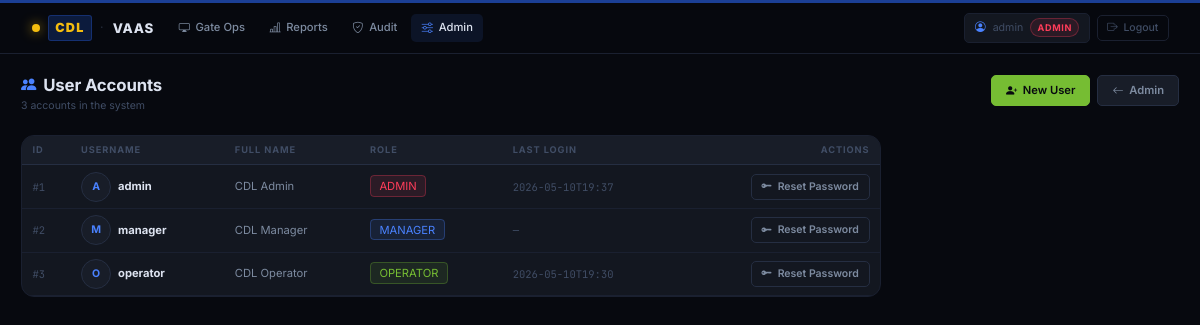
/admin/users (signed in), run on an earlier commit of the app's database.
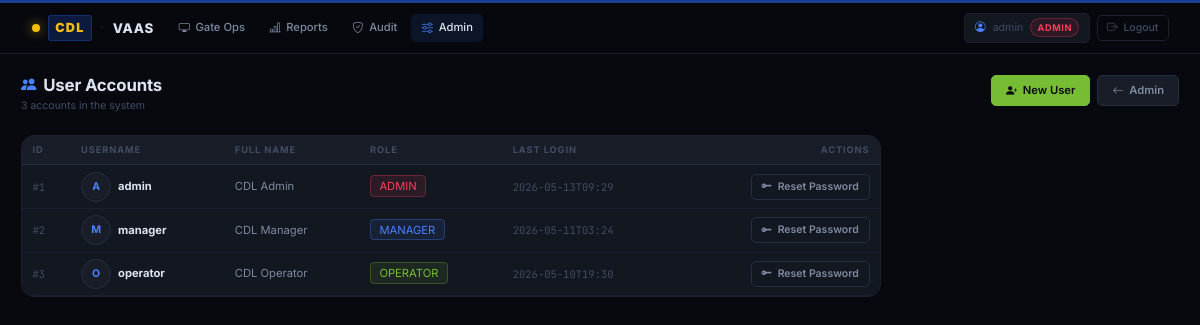
And on a later commit of the database.
### tables this page shows
CREATE TABLE users (
    id            INTEGER PRIMARY KEY AUTOINCREMENT,
    username      TEXT    NOT NULL UNIQUE,
    password_hash TEXT    NOT NULL,
    role          TEXT    NOT NULL DEFAULT 'OPERATOR'
                  CHECK(role IN ('ADMIN','MANAGER','OPERATOR')),
    full_name     TEXT,
    employee_no   TEXT,
    last_login    TEXT
);

### webapp/routes/admin.py (the view)
@admin_bp.route("/users")
@requires_role("ADMIN")
def users():
    rows = g.db.execute(
        "SELECT id, username, full_name, role, last_login FROM users ORDER BY username"
    ).fetchall()
    return render_template("admin/users.html", rows=rows)

### webapp/auth.py (called while the page is built)
def requires_role(*allowed: str):
    def decorator(fn):
        @wraps(fn)
        def wrapper(*args, **kwargs):
            if "user_id" not in session:
                return redirect(url_for("auth.login", next=request.path))
            user_role = session.get("role", "")
            user_rank = ROLE_RANK.get(user_role, 0)
            min_rank = min(ROLE_RANK[r] for r in allowed)
            if user_rank < min_rank:
                return ("Forbidden — role required: " + " or ".join(allowed)), 403
            return fn(*args, **kwargs)
        return wrapper
    return decorator

### webapp/templates/admin/users.html (shortened to what this page needs)
{% extends "base.html" %}
{% block content %}
<div class="page-header">
  <div class="page-header-left">
    <h1 class="page-title"><i class="bi bi-people-fill"></i> User Accounts</h1>
    <p class="page-subtitle">{{ rows|length }} account{{ 's' if rows|length != 1 }} in the system</p>
  </div>
  <div class="page-actions">
    <a class="btn btn-success" href="{{ url_for('admin.new_user') }}">
      <i class="bi bi-person-plus-fill"></i> New User
    </a>
    <a class="btn btn-secondary" href="{{ url_for('admin.home') }}">
      <i class="bi bi-arrow-left"></i> Admin
    </a>
  </div>
</div>
<div class="panel" style="overflow:hidden;max-width:860px">
  <div style="overflow-x:auto">
    <table class="vaas-table">
      <thead>
        <tr>
          <th>ID</th>
          <th>Username</th>
          <th>Full Name</th>
          <th>Role</th>
          <th>Last Login</th>
          <th style="text-align:right">Actions</th>
        </tr>
      </thead>
      <tbody>
      {% for r in rows %}
        <tr>
          <td style="color:var(--text-muted);font-family:var(--font-mono);font-size:.75rem">
            #{{ r.id }}
          </td>
          <td>
            <div style="display:flex;align-items:center;gap:.5rem">
              <div style="width:30px;height:30px;border-radius:50%;
                          background:var(--bg-panel-alt);border:1px solid var(--border-mid);
                          display:flex;align-items:center;justify-content:center;
                          font-size:.75rem;font-weight:700;color:var(--blue)">
                {{ r.username[0]|upper }}
              </div>
              <strong style="color:var(--text-primary)">{{ r.username }}</strong>
            </div>
          </td>
          <td style="color:var(--text-secondary);font-size:.8rem">
            {{ r.full_name or '—' }}
          </td>
          <td>
            <span class="role-badge role-{{ r.role }}" style="padding:.2rem .6rem;border-radius:4px">
              {{ r.role }}
            </span>
          </td>
          <td style="color:var(--text-muted);font-family:var(--font-mono);font-size:.75rem">
            {{ r.last_login[:16] if r.last_login else '—' }}
          </td>
          <td style="text-align:right;white-space:nowrap">
            <button class="btn btn-sm btn-outline-secondary"
                    data-bs-toggle="modal"
                    data-bs-target="#resetModal"
                    data-uid="{{ r.id }}"
                    data-uname="{{ r.username }}">
              <i class="bi bi-key-fill"></i> Reset Password
            </button>
          </td>
        </tr>
      {% else %}
        <tr>
          <td colspan="6" style="text-align:center;padding:2rem;color:var(--text-muted)">
            No users found.
          </td>
        </tr>
      {% endfor %}
      </tbody>
    </table>
  </div>
</div>
{% endblock %}

### webapp/templates/base.html (shortened to what this page needs)
<!doctype html>
<html lang="en" data-bs-theme="dark">
<head>
<link rel="stylesheet" href="https://cdn.jsdelivr.net/npm/bootstrap@5.3.3/dist/css/bootstrap.min.css">
<link rel="stylesheet" href="https://cdn.jsdelivr.net/npm/bootstrap-icons@1.11.3/font/bootstrap-icons.min.css">
<link rel="stylesheet" href="{{ url_for('static', filename='css/app.css') }}">
</head>
<body>
<nav class="navbar navbar-expand-lg">
  <div class="container-fluid px-3">
    <a class="navbar-brand" href="{{ url_for('index') if 'index' in (url_for('index') or '') else '/' }}">
      <div class="brand-dot"></div>
      <span class="brand-cdl">CDL</span>
      <span class="brand-sep">·</span>
      VAAS
    </a>
    <div class="collapse navbar-collapse" id="mainNav">
      <ul class="navbar-nav me-auto gap-1 mt-2 mt-lg-0">
        {% if session.user_id %}
          <li class="nav-item">
            <a class="nav-link {% if request.endpoint and 'operator' in request.endpoint %}active{% endif %}"
               href="{{ url_for('operator.dashboard') }}">
              <i class="bi bi-display"></i> Gate Ops
            </a>
          </li>
          {% if session.role in ['MANAGER','ADMIN'] %}
            <li class="nav-item">
              <a class="nav-link {% if request.endpoint and 'manager' in request.endpoint %}active{% endif %}"
                 href="{{ url_for('manager.home') }}">
                <i class="bi bi-bar-chart-line"></i> Reports
              </a>
            </li>
            <li class="nav-item">
              <a class="nav-link {% if request.endpoint and 'audit' in (request.endpoint or '') %}active{% endif %}"
                 href="{{ url_for('manager.audit') }}">
                <i class="bi bi-shield-check"></i> Audit
              </a>
            </li>
          {% endif %}
          {% if session.role == 'ADMIN' %}
            <li class="nav-item">
              <a class="nav-link {% if request.endpoint and request.endpoint.startswith('admin') %}active{% endif %}"
                 href="{{ url_for('admin.home') }}">
                <i class="bi bi-sliders"></i> Admin
              </a>
            </li>
          {% endif %}
        {% endif %}
      </ul>
      <ul class="navbar-nav align-items-center gap-2 mt-2 mt-lg-0">
        {% if session.user_id %}
          <li class="nav-item">
            <div class="nav-user">
              <i class="bi bi-person-circle" style="color:var(--blue)"></i>
              <span>{{ session.username }}</span>
              <span class="role-badge role-{{ session.role }}">{{ session.role }}</span>
            </div>
          </li>
          <li class="nav-item">
            <a class="nav-link nav-logout" href="{{ url_for('auth.logout') }}">
              <i class="bi bi-box-arrow-right"></i> Logout
            </a>
          </li>
        {% endif %}
      </ul>
    </div>
  </div>
</nav>
<main class="page-wrapper">
  {% block content %}{% endblock %}
</main>
</body>
</html>

What changed in the data, as far as the page shows it:
changed users "admin": last_login "2026-05-10T19:37" → "2026-05-13T09:29"
changed users "manager": last_login "—" → "2026-05-11T03:24"
